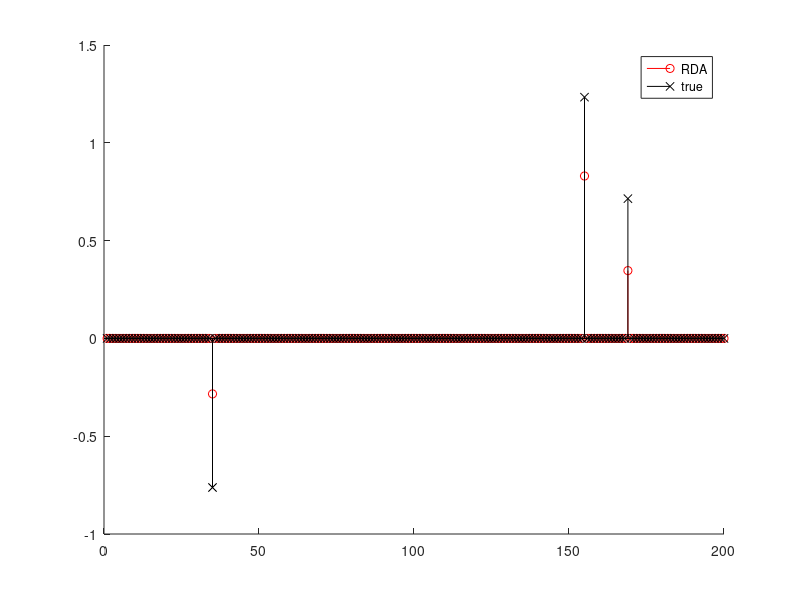

This chart was generated by the following MATLAB code:
m=100;
n=200;
X = randn(m,n);
x0 = zeros(n,1);
x0(randperm(n,3)) = randn(3,1);
y = X*x0;

lam = norm(X'*y,'inf')/4;
f = @(beta) lam*norm(beta,1)+1/2*norm(X*beta-y)^2;


%%
niter = 50000;
x = 0*randn(n,1)*0.0001;
fvals_x = [];
g= zeros(n,1);
rho = .005;
gamma = 5000;
for t=1:niter 
    k = randi(m);
    Xi = X(k,:);
    w = m* Xi'*(Xi*x - y(k));
    
    g = (t-1)/t*g+1/t*w;
    
    la_rda = lam + rho/sqrt(t);
    x = -max(abs(g) - la_rda,0).*sign(g)*sqrt(t)/gamma;
    
    fvals_x(t) = f(x);
    
end
clf
semilogy(fvals_x);
%%
figure(1)
clf
hold on
stem(x, 'ro')
stem(x0, 'kx')
legend('RDA', 'true')
